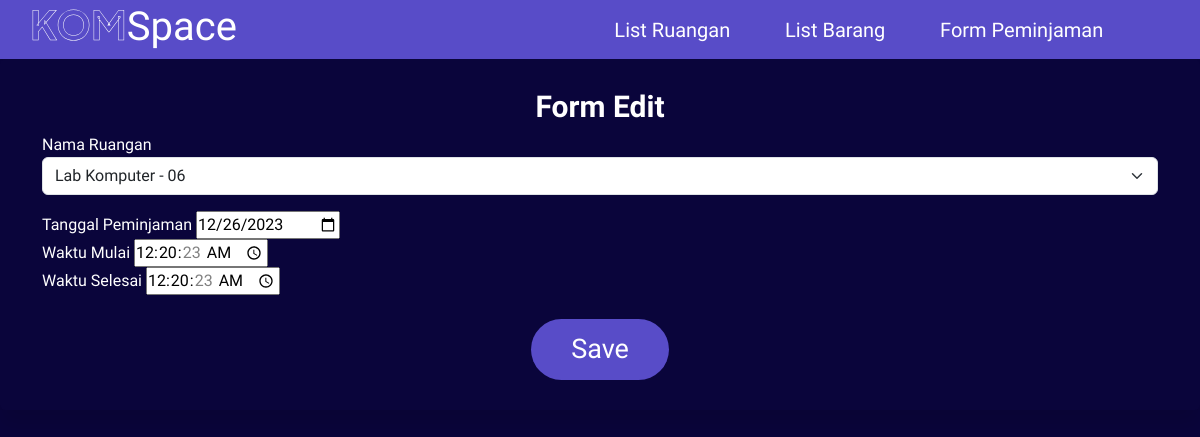
Page /user/edit.php?id_peminjaman=2 on the committed database.
### tables this page shows
CREATE TABLE `peminjaman_ruangan` (
  `id_peminjaman` int NOT NULL,
  `id_ruangan` int DEFAULT NULL,
  `id_user` int DEFAULT NULL,
  `tanggal_peminjaman` date DEFAULT NULL,
  `waktu_mulai` time DEFAULT NULL,
  `waktu_selesai` time DEFAULT NULL,
  `status` varchar(20) DEFAULT NULL,
  `nama_ruangan` varchar(50) DEFAULT NULL
);

### user/edit.php (the view, shortened to what this page needs)
<?php
include("../database/connect.php");
?>
<!DOCTYPE html>
<html lang="en">
<head>
    <link rel="stylesheet" href="../css/style.css">
    <link href="https://cdn.jsdelivr.net/npm/bootstrap@5.3.3/dist/css/bootstrap.min.css" rel="stylesheet">
    <link rel="stylesheet" type="text/css" href="https://cdn.jsdelivr.net/npm/daterangepicker/daterangepicker.css" />
    <link href='https://unpkg.com/boxicons@2.1.1/css/boxicons.min.css' rel='stylesheet'>
</head>
<body>
<nav class="navbar">
    <div class="tulisan">
        <h1 class="logo"><a href="../index.php">
          <span style="background: url(https://cdn.textures4photoshop.com/tex/thumbs/seamless-galaxy-with-stars-texture-for-photoshop-thumb48.jpg) no-repeat center center;
            -webkit-background-clip: text; -webkit-text-stroke: 0.5px #fff;
            color: transparent; background-size: cover;">KOM</span>Space</span>
        </a></h1>
        <div class="container d-flex">
            <ul class="ms-auto" style="list-style-type: none;">
                <li>
                    <a href="ruangan.php">List Ruangan</a>
                </li>
                <li>
                    <a href="barang.php">List Barang</a>
                </li>
                <li>
                    <a href="data_pinjam_ruang.php">Form Peminjaman</a>
                </li>
                <li>
                    <a href="../logout.php" class="d-flex align-items-center"><ion-icon name="log-out-outline" style="font-size: 32px;"></ion-icon></a>
                </li>
            </ul>
        </div>
    </div>
</nav>
<div class="wrapper">
    <div class="title-text">
        <h1 class="text align-middle title ruangan">Form Edit</h1>
    </div>
        <?php
        $id_pinjam = isset($_GET['id_peminjaman']) ? $_GET['id_peminjaman'] : null;
        $data = mysqli_query($conn, "SELECT * FROM peminjaman_ruangan WHERE id_peminjaman = '$id_pinjam'");
        while ($ruang = mysqli_fetch_array($data)) {
        ?>
            <section class="container" id="create">
                <form action="" class="form" method="POST">
                        <div class="form-outline mb-3">
                            <span class="label success">Nama Ruangan</span>
                            <select class="form-select" name="nama_ruangan" aria-label="Nama Ruangan" required>
                                <?php
                                $sql = "SELECT * FROM ruangan";
                                $result = $conn->query($sql);
                                if ($result->num_rows > 0) {
                                    while ($row = $result->fetch_assoc()) {
                                        $selected = $row['nama_ruangan'] == $ruang['nama_ruangan'] ? 'selected' : '';
                                        echo "<option value='" . $row['nama_ruangan'] . "' $selected>" . $row['nama_ruangan'] . "</option>";
                                    }
                                }
                                ?>
                            </select>
                        </div>
                    <div class="input-box">
                        <span class="label success">Tanggal Peminjaman</span>
                        <input type="date" name="tanggal_peminjaman" placeholder="Date Of Booking" value="<?php echo $ruang['tanggal_peminjaman']; ?>" required />
                    </div>
                    <div class="column">
                        <div class="input-box">
                            <span class="label success">Waktu Mulai</span>
                            <input type="time" name="waktu_mulai" placeholder="Booking Start Time" value="<?php echo $ruang['waktu_mulai']; ?>" required />
                        </div>
                        <div class="input-box">
                            <span class="label success">Waktu Selesai</span>
                            <input type="time" name="waktu_selesai" placeholder="Booked Finish Time" value="<?php echo $ruang['waktu_selesai']; ?>" required />
                        </div>
                    </div>
                    <div class="d-flex justify-content-center mt-4">
                                            <button name="submit" class="btn btn-primary btn-lg btn-block"
                                            style="--bs-btn-padding-y: 10px;
                                            --bs-btn-padding-x: 40px; --bs-btn-font-size: 27px;"
                                            >
                                                Save
                                            </button>
                                        </div>
                </form>
                </section>
        <?php
        }
        ?>
</body>
</body>
</html>

### css/style.css (style rules this page uses)
* { margin: 0; padding: 0; box-sizing: border-box; font-family: "Itim", cursive; }
body { min-height: 100vh; justify-content: center; background: rgb(10, 5, 59) !important; }
.navbar .tulisan { padding-left: 20px; width: 100%; display: flex; flex-direction: row; --bs-bg-opacity: 1; background-color: rgba(88, 76, 200, 1) !important; }
.navbar .tulisan ul { justify-content: space-between; font-size: 20px; align-items: center; display: flex; flex-direction: row; padding: 0 20px 0 0 !important; margin-bottom: 0 !important; }
.navbar { padding: 0% !important; }
.navbar a { color: white; text-decoration: none; padding: 10px 10px; position: relative; }
.navbar ul li a::after { content: ''; position: absolute; left: 0; bottom: -3px; width: 100%; height: 2px; background-color: white; transform: scaleX(0); transition: transform 0.3s ease-in-out; }
h1.logo span { font-family: "Plus Jakarta Sans", sans-serif; font-weight: bold; }
h1.text { position: relative; font-size: 38px; font-weight: 500; color: #fff; text-align: center; }
div { display: block; unicode-bidi: isolate; }
.btn { background-color: #584CC8 !important; border: #584CC8 !important; border-radius: 50px !important; font-family: "Itim", cursive !important; color: white !important; font-weight: 400 !important; }
.wrapper:not(.title) { display: grid; overflow: hidden; max-width: 1300px; background: rgb(10,5,59); padding: 30px; border-radius: 5px; box-shadow: 0px 15px 20px rgba(0,0,0,0.1); margin: auto !important; }
.wrapper .title-text { display: flex; width: 200%; }
.wrapper .title { width: 50%; font-size: 30px; font-weight: 600; text-align: center; transition: all 0.6s cubic-bezier(0.68,-0.55,0.265,1.55); }

### user/edit.php (style rules this page uses)
.label { color: white; }

### rows in the picture
peminjaman_ruangan: tanggal_peminjaman "12/26/2023", waktu_mulai "00:20:23", waktu_selesai "00:20:23"

### other values in the picture
form field nama_ruangan "Lab Komputer - 06"
